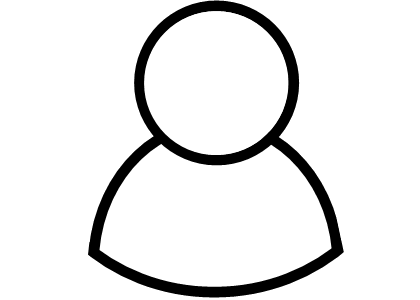
#> input picture legacy/drawing/person.png, 420 x 300 px
$ python make_icons.py
#> lines starting #> are read from the running program, lines starting #| are printed output that depends on the picture
"""Turn the 2008 Sciologer icons (legacy/drawing/*.png) into web-ready masks.

Each source icon is black line art on an opaque white shape. For theming, every icon
becomes two square alpha masks in web/src/assets/icons/:

  <type>-line.png  the black lines (alpha = darkness)   -> drawn in the type's color
  <type>-fill.png  the whole silhouette (source alpha)  -> drawn in a light tint

The 2008 set has no keyword icon, so a tag is drawn here in the same line style.

Run from the project root:  uv run --with pillow python scripts/make_icons.py
"""

from pathlib import Path

from PIL import Image, ImageChops, ImageDraw, ImageFilter

ROOT = Path(__file__).resolve().parent.parent
SRC = ROOT / "legacy" / "drawing"
OUT = ROOT / "web" / "src" / "assets" / "icons"
SIZE = 128  # output side in px; drawn at up to ~48 css px on 2x screens
PAD = 8
# The 2008 strokes are ~2px at this size, which vanishes at map and list sizes
# (16-24px). Thicken them; the fill is grown by the same amount so lines stay inside.
STROKE_GROW = 5

SOURCES = {
    "author": "person.png",
    "mesh": "mainheading.png",
    "journal": "journal.png",
    "substance": "substance.png",
    "institution": "institution.png",
    "grant": "grant.png",
    "paper": "paper.png",
}


def square(img: Image.Image) -> Image.Image:
    """Crop to content and center on a transparent square canvas."""
    img = img.crop(img.getbbox())
    side = max(img.size)
    canvas = Image.new("RGBA", (side, side), (0, 0, 0, 0))
    canvas.paste(img, ((side - img.width) // 2, (side - img.height) // 2))
    inner = SIZE - 2 * PAD
    canvas = canvas.resize((inner, inner), Image.LANCZOS)
    out = Image.new("RGBA", (SIZE, SIZE), (0, 0, 0, 0))
    out.paste(canvas, (PAD, PAD))
    return out


def masks(img: Image.Image) -> tuple[Image.Image, Image.Image]:
    img = img.convert("RGBA")
    alpha = img.getchannel("A")
    darkness = ImageChops.invert(img.convert("L"))
    line_alpha = ImageChops.multiply(darkness, alpha)
    black = Image.new("L", img.size, 0)
    line_alpha = line_alpha.filter(ImageFilter.MaxFilter(STROKE_GROW))
    alpha = alpha.filter(ImageFilter.MaxFilter(STROKE_GROW))
    line = Image.merge("RGBA", (black, black, black, line_alpha))
    fill = Image.merge("RGBA", (black, black, black, alpha))
    return line, fill


def tag_icon() -> Image.Image:
    """A luggage-tag outline matching the 2008 icons' heavy line weight."""
    s = 420
    img = Image.new("RGBA", (s, s), (0, 0, 0, 0))
    d = ImageDraw.Draw(img)
    body = [(60, 120), (270, 120), (370, 210), (270, 300), (60, 300)]
    d.polygon(body, fill=(255, 255, 255, 255))
    d.line(body + [body[0]], fill=(0, 0, 0, 255), width=14, joint="curve")
    d.ellipse((240, 186, 288, 234), outline=(0, 0, 0, 255), width=12)
    return img


def main() -> None:
    OUT.mkdir(parents=True, exist_ok=True)
    icons = {name: Image.open(SRC / file).convert("RGBA") for name, file in SOURCES.items()}
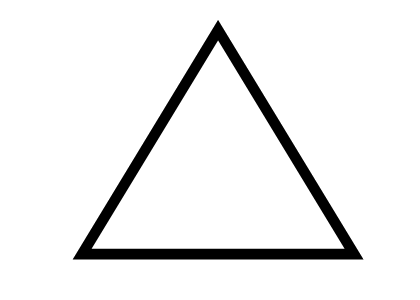
#> input picture legacy/drawing/mainheading.png, 420 x 300 px
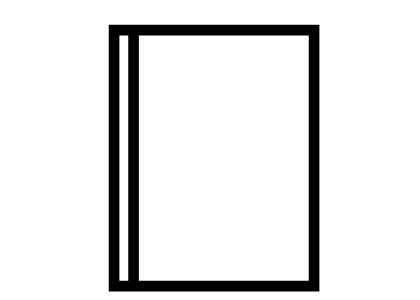
#> input picture legacy/drawing/journal.png, 420 x 300 px
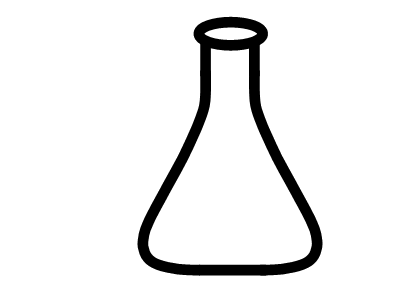
#> input picture legacy/drawing/substance.png, 420 x 300 px
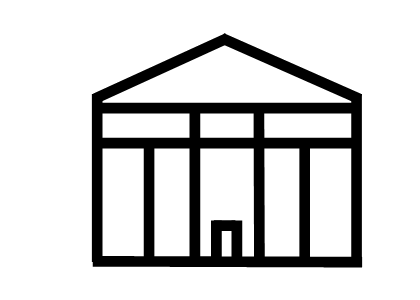
#> input picture legacy/drawing/institution.png, 420 x 300 px
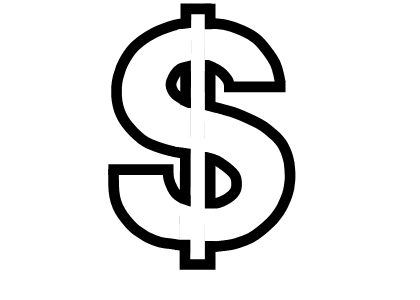
#> input picture legacy/drawing/grant.png, 420 x 300 px
    icons["keyword"] = tag_icon()
    for name, img in icons.items():
        line, fill = masks(square(img))
        line.save(OUT / f"{name}-line.png", optimize=True)
        fill.save(OUT / f"{name}-fill.png", optimize=True)
        print(f"wrote {name}")


if __name__ == "__main__":
#> (the run stopped early here; a loop or call above may not have finished)
